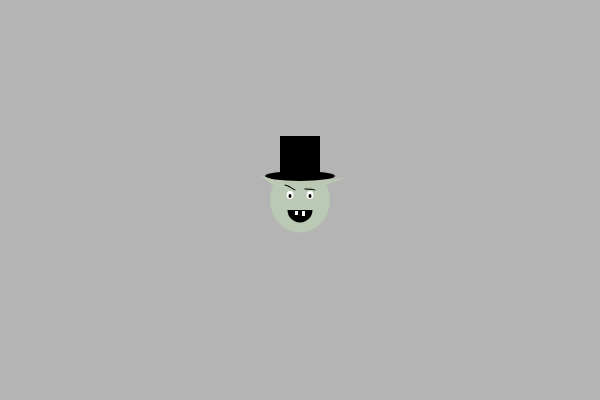
Frame 1 (no input)
Frame 60 (no input): identical to frame 1, image omitted
Frame 120 (the mouse pressed at the canvas centre since frame 60): identical to frame 1, image omitted

The p5.js sketch that drew this single still picture (run headless with seeded random() and noise() and a simulated clock; from frame 60 on, the mouse is pressed at the canvas centre):

// p5.js sketch
// ── sketch.js
function setup() {
  createCanvas(600, 400);
  

}

function draw() {
  background(180);
  randomSeed(1);
  ghoul();
  
  //frameRate(10)
  //translate(0,100);
  //ghoul();
  
}




function ghoul() {

  
  
  
  noStroke();
  fill(186,200, 180);
  ellipse(width / 2, height / 2, 60, 65);

  //head

  noStroke();
  fill(255);
  ellipse(290, 195, 7, 8);

  noStroke();
  fill(255);
  ellipse(310, 195, 7, 8);

  // eye whites


  noStroke();
  fill(0);
  ellipse(290, 196, 3, 4);

  noStroke();
  fill(0);
  ellipse(310, 196, 3, 4);

  //pupils

  stroke(0);
  curve(275, 190, 285, 185, 295, 190, 300, 190);

  stroke(0);
  curve(295, 189, 305, 189, 315, 190, 310, 195);

  //eyebrows


  fill(0);
  noStroke();
  arc(300, 210, 25, 25, 0, PI, HALF_PI + PI);

  //mouth

  fill(255);
  rect(302, 211, 3, 5);

  fill(255);
  rect(295, 211, 3, 4);

  //teeth

  
  fill(0);
  ellipse(width / 2, 176, 70, 10)

  fill(0);
  rect(280, 136, 40, 40)

  //hat


  fill(186, 200, 180);
  triangle(260, 175, 283, 183, 272, 185);
  triangle(345, 178, 320, 180, 325, 185);

  pop();
  //ears
  
}
















  
